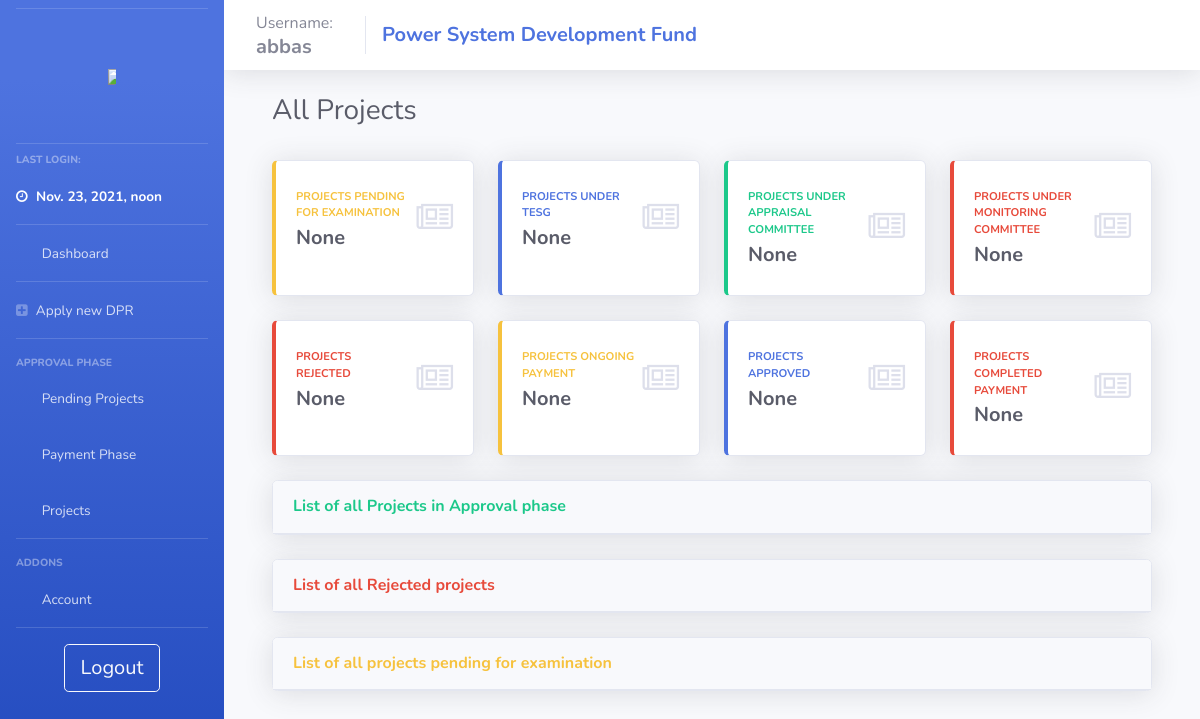
Page /user_view_all_projs/ (signed in) on the earlier database version.
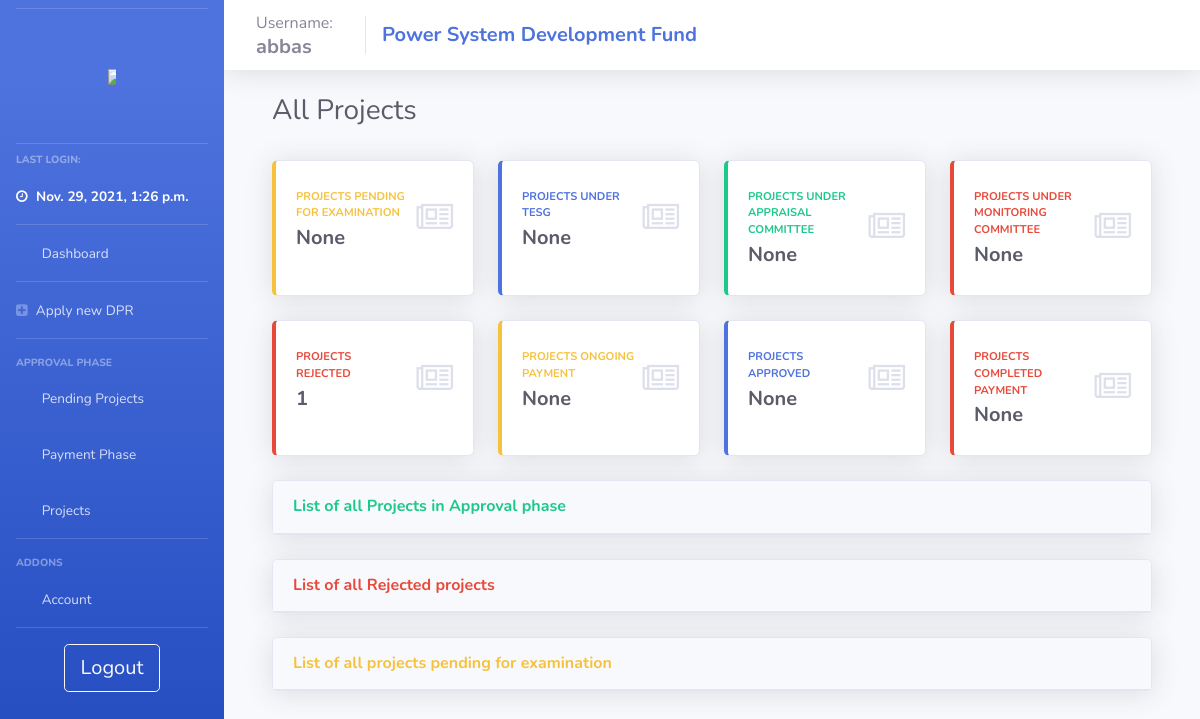
Same page on the later database version.
### psdf_main/models.py (models this page shows)
class users(models.Model):
    username = models.CharField(max_length=200, null = False, unique = True)
    password = models.CharField(max_length=200, null = True)
    nodal = models.CharField(max_length=200, null = True)
    region = models.CharField(max_length=20, null = True)
    email = models.TextField(max_length=50, null=True)
    utilname = models.CharField(max_length=400, null = True)
    contact = models.CharField(max_length=10, null = True)
    address = models.CharField(max_length=500, null = True)
    reqdate = models.DateField(auto_now_add=True,null = True)
    aprdate = models.DateField( null = True)
    lastlogin = models.DateTimeField(null = True)
    admin = models.BooleanField(default=False)
    auditor = models.BooleanField(default=False)
    active = models.BooleanField(default=False)
    activate = models.BooleanField(default=False)
    notification = models.TextField(null=True)
    tpd = models.TextField(null=True)

### psdf_main/user_control.py (the view)
# urls.py: path('user_view_all_projs/', views.user_view_all_projs, name="user_view_all_projs"),
def user_view_all_projs(request):
    if useronline(request):
        context = full_user_context(request)
        userid = context['user']['id']
        userobj = users.objects.get(id = userid)
        context['all_projs'] = projects.objects.filter(deny = False, userid = userobj)
        context['all_rprojs'] = projects.objects.filter(deny = True, userid = userobj)
        context['all_rpprojs'] = temp_projects.objects.filter(deny = True, userid = userobj)
        context['all_temps'] = temp_projects.objects.filter(userid = userobj)
        context['npending'] = temp_projects.objects.filter(deny = False, userid = userobj).count()
        context['ntesg'] = projects.objects.filter(status = '1', deny = False, userid = userobj).count()
        context['nappr'] = projects.objects.filter(status = '2', deny = False, userid = userobj).count()
        context['nmoni'] = projects.objects.filter(status = '3', deny = False, userid = userobj).count()
        context['nfinal'] = projects.objects.filter(status = '4', deny = False, userid = userobj).count()
        context['nreject'] = projects.objects.filter(deny = True, userid = userobj).count() + temp_projects.objects.filter(deny = True, userid = userobj).count()
        return render(request, 'psdf_main/_user_view_all_projects.html', context)
    else:
        return oops(request)

### psdf_main/helpers.py (called while the page is built)
def useronline(request):
    if (request.session.has_key('user')):
        return True
    else:
        return False

### psdf_main/templates/psdf_main/_user_view_all_projects.html (shortened to what the changed rows need)
{% extends 'psdf_main/includes/layout.html'%} {% load static %} {% block body %}
<div class="container-fluid">
    <div class="row">
        <div class="col-md-4">
            <h1 class="h3 mb-2 text-gray-800">All Projects</h1>
        </div>
    </div>
    <br>
    <div class="row">
        <div class="col-xl-3 col-md-6 mb-4">
            <div class="card border-left-danger shadow h-100 py-2">
                <div class="card-body">
                    <div class="row no-gutters align-items-center">
                        <div class="col mr-2">
                            <div class="text-xs font-weight-bold text-danger text-uppercase mb-1">
                                Projects Rejected</div>
                            <div class="h5 mb-0 font-weight-bold text-gray-800">{% if nreject %} {{nreject}} {% else %} None {% endif %}</div>
                        </div>
                    </div>
                </div>
            </div>
        </div>
    </div>
    {% endblock %}

### psdf_main/templates/psdf_main/includes/layout.html (shortened to what this page needs)
{% load static %}
<!DOCTYPE html>
<html>
<head>
    <link rel="stylesheet" href="{% static '/css/base.css' %}" type="text/css">
    <link href="{% static 'css/sb-admin-2.min.css' %}" rel="stylesheet" type="text/css">
    <link href="{% static 'vendor1/fontawesome-free/css/all.css' %}" rel="stylesheet" type="text/css">
    <link rel="stylesheet" href="https://cdnjs.cloudflare.com/ajax/libs/font-awesome/4.7.0/css/font-awesome.min.css">
</head>
<body id="page-top">
    <div id="wrapper">
        {% include 'psdf_main/includes/_navbar.html'%}
        <div id="content-wrapper" class="d-flex flex-column">
            <nav class="navbar navbar-expand navbar-light bg-white topbar mb-4 static-top shadow">
                <div class="sidebar-brand-text mx-3">Username:
                    <h5 class="m-0 font-weight-bold">{{user.username}}</h5>
                </div>
                <div class="navbar-brand">
                    <h5 class="m-0 font-weight-bold text-primary">Power System Development Fund</h5>
                </div>
            </nav>
            <div id="content">
                <div class="container-fluid">
                    {% block body %} {% endblock %}
                </div>
            </div>
        </div>
    </div>
</body>
</html>

### psdf_main/templates/psdf_main/includes/_navbar.html (shortened to what this page needs)
{% load static %}
<ul class="navbar-nav bg-gradient-primary sidebar sidebar-dark accordion" id="accordionSidebar">
    <hr class="sidebar-divider my-2"><br>
    <a class="sidebar-brand d-flex align-items-center justify-content-center" href="{% url ''%}">
        <div class="">
            <img src="{% static 'images/posocologo.png' %}" style="max-width:50%; max-height:50%;">
        </div>
    </a>
    <br>
    <hr class="sidebar-divider my-2">
    <div class="sidebar-heading">
        Last Login:
    </div>
    <li class="nav-item active">
        <a class="nav-link" href="/">
            <i class="fa fa-clock-o"></i>
            <span>{{user.lastlogin}}</span></a>
    </li>
    <hr class="sidebar-divider my-0">
    <li class="nav-item">
        <a class="nav-link" href="{% url '' %}">
            <i class="fas fa-fw fa-tachometer-alt"></i>
            <span>Dashboard</span></a>
    </li>
    <hr class="sidebar-divider my-0">
    <li class="nav-item">
        <a class="nav-link" href="{% url 'newdpr' %}">
            <i class="fa fa-plus-square"></i>
            <span>Apply new DPR</span></a>
    </li>
    <hr class="sidebar-divider">
    <div class="sidebar-heading">
        Approval Phase
    </div>
    <li class="nav-item">
        <a class="nav-link collapsed" href="#" data-toggle="collapse" data-target="#collapseTwo" aria-expanded="true" aria-controls="collapseTwo">
            <i class="fas fa-fw fa-cog"></i>
            <span>Pending Projects</span>
        </a>
    </li>
    <li class="nav-item">
        <a class="nav-link collapsed" href="#" data-toggle="collapse" data-target="#collapseThree" aria-expanded="true" aria-controls="collapseThree">
            <i class="fas fa-fw fa-bank"></i>
            <span>Payment Phase</span>
        </a>
    </li>
    <li class="nav-item">
        <a class="nav-link collapsed" href="#" data-toggle="collapse" data-target="#collapseUtilities" aria-expanded="true" aria-controls="collapseUtilities">
            <i class="fas fa-fw fa-wrench"></i>
            <span>Projects</span>
        </a>
    </li>
    <hr class="sidebar-divider">
    <div class="sidebar-heading">
        Addons
    </div>
    <li class="nav-item">
        <a class="nav-link collapsed" href="#" data-toggle="collapse" data-target="#collapsePages" aria-expanded="true" aria-controls="collapsePages">
            <i class="fas fa-fw fa-folder"></i>
            <span>Account</span>
        </a>
    </li>
    <hr class="sidebar-divider d-none d-md-block">
    <div class="text-center d-none d-md-inline">
        <a class="btn btn-lg btn-outline-light btn-wrap-text" href="{% url 'logout' %}"> Logout</a>
    </div>
</ul>

Differences in the rows shown:
changed users "abbas": lastlogin "Nov. 23, 2021, noon" → "Nov. 29, 2021, 1:26 p.m."
Other differences:
{{ nreject }}: (not shown) → "1"
text no longer shown: "None"
